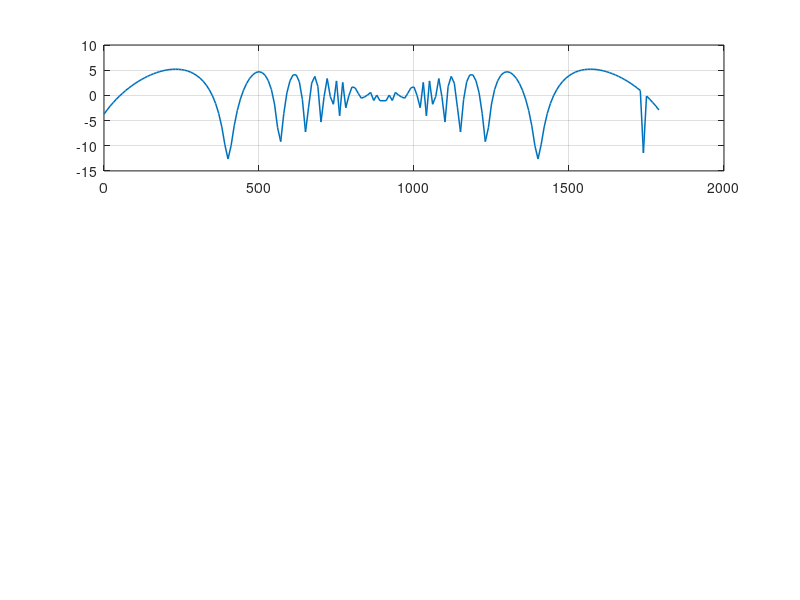

This chart was generated by the following MATLAB code: (Note: this script raises an error after producing the figure.)
%RUN_NRTDL_DEMO  Lunar surface tap model -> 5G NR link-level demo.
%
%   Consumes matlab/site04_traj_S.mat (produced by
%   analysis/export_taps_demo.py: a 1.8 km rover traverse across the Site04
%   LOLA/PGDA tile, taps from the two-ray + Deygout pipeline) and shows the
%   three things the tap export is for:
%
%     1. The along-track fading trace: the spatial two-ray nulls the rover
%        crosses, replayed as a time series g(t) at walking speed.
%     2. A per-waypoint link budget -> SNR -> spectral-efficiency trace for
%        an uplink from a 23 dBm EVA-class terminal (the binding direction),
%        i.e. the "what does the channel do to the 5G link" planning view.
%     3. (If 5G Toolbox is installed) the same taps loaded into nrTDLChannel
%        with DelayProfile='Custom' and applied to an NR CP-OFDM waveform,
%        with the measured channel gain cross-checked against the
%        deterministic tap prediction. This is the entry point for full
%        PDSCH/PUSCH BLER simulation with these channels.
%
%   The lunar surface channel is SPARSE (1-3 taps; the two-ray pair collapses
%   into one complex tap because its excess delay is sub-nanosecond), so
%   nrTDLChannel's Custom profile represents it exactly -- no truncation,
%   unlike terrestrial delay profiles.
%
%   Run from this folder:  >> run_nrtdl_demo

%% Load the trajectory tap file
S = load('site04_traj_S.mat');
N   = size(S.PathDelays, 1);          % waypoints
fc  = S.CarrierHz;                    % 2.5 GHz
t   = S.Times_s(:);                   % s, 1 m/s rover
gdB = S.GainMagnitude_dB(:);          % collapsed tap, dB rel. free space
fprintf('Loaded %d waypoints, carrier %.2f GHz, traverse %.0f s\n', ...
        N, fc/1e9, t(end));

% Uplink budget: EVA-suit terminal -> 30 m mast (values match the repo's
% coverage tooling defaults for --mode ue).
EIRP_dBm  = 23;                       % handheld/EVA class
Grx_dBi   = 12;                       % mast sector antenna
NF_dB     = 5;                        % receiver noise figure
B_Hz      = 20e6;                     % carrier bandwidth
N0_dBm    = -174 + 10*log10(B_Hz) + NF_dB;   % noise floor in B

% Per-waypoint received power and SNR: absolute PL = FSPL(direct) - g_dB.
PL_dB   = S.FSPLDirect_dB(:) - gdB;
Prx_dBm = EIRP_dBm + Grx_dBi - PL_dB;
SNR_dB  = Prx_dBm - N0_dBm;
SE      = min(log2(1 + 10.^(SNR_dB/10)), 7.4);   % b/s/Hz, 256QAM ceiling

%% Figure 1: fading trace + link-level consequence
figure('Name', 'Lunar tap-model trace', 'Position', [80 80 900 640]);

subplot(3,1,1);
plot(t, gdB, 'LineWidth', 1.1); grid on;
yline(0, ':'); hold on;
nlos = S.LOS(:) == 0;
if any(nlos), plot(t(nlos), gdB(nlos), 'rv', 'MarkerSize', 5); end
ylabel('tap gain (dB rel. FS)');
title(sprintf(['Rover traverse, Site04 @ %.1f GHz: two-ray nulls as time ' ...
               'fading (red = NLOS/diffraction)'], fc/1e9));

subplot(3,1,2);
plot(t, SNR_dB, 'LineWidth', 1.1); grid on;
ylabel('uplink SNR (dB)');
title(sprintf('23 dBm terminal \\rightarrow mast: SNR over %g MHz', B_Hz/1e6));

subplot(3,1,3);
plot(t, SE, 'LineWidth', 1.1); grid on;
xlabel('time (s)  [1 m/s rover]'); ylabel('SE (b/s/Hz)');
title(sprintf(['Shannon spectral efficiency (256QAM-capped): mean %.2f, ' ...
               'min %.2f b/s/Hz'], mean(SE), min(SE)));

exportgraphics(gcf, 'site04_traj_S_trace.png', 'Resolution', 150);
fprintf('saved site04_traj_S_trace.png\n');

%% Optional: replay through nrTDLChannel (5G Toolbox)
if exist('nrTDLChannel', 'class') == 8
    fprintf('\n5G Toolbox found -- replaying 3 waypoints through nrTDLChannel\n');
    SR = 30.72e6;                                 % 20 MHz NR numerology 0
    v  = 1.0;                                     % m/s
    fd = v * fc / physconst('LightSpeed');        % ~8 Hz Doppler at walking pace
    % Pick the best, median and worst waypoints by tap gain.
    [~, order] = sort(gdB);
    picks = order([1, round(N/2), N]).';
    x = (randn(SR/1000*10, 1) + 1j*randn(SR/1000*10, 1)) / sqrt(2);  % 10 ms probe

    for i = picks
        keep = S.AveragePathGains(i, :) > -250;   % strip padding rows
        tdl = nrTDLChannel( ...
            'DelayProfile',        'Custom', ...
            'PathDelays',          S.PathDelays(i, keep), ...
            'AveragePathGains',    S.AveragePathGains(i, keep), ...
            'FadingDistribution',  'Rician', ...
            'KFactorFirstTap',     30, ...        % ray-based taps ~deterministic
            'MaximumDopplerShift', fd, ...
            'SampleRate',          SR, ...
            'NumTransmitAntennas', 1, ...
            'NumReceiveAntennas',  1);
        y = tdl(x);
        g_meas = 10*log10(mean(abs(y).^2) / mean(abs(x).^2));
        fprintf(['  waypoint %3d (t=%5.0f s, LOS=%d): taps=%d, ' ...
                 'predicted %+6.2f dB, nrTDLChannel measured %+6.2f dB\n'], ...
                i, t(i), S.LOS(i), nnz(keep), gdB(i), g_meas);
    end
    fprintf(['  (measured ~ predicted: the Custom profile carries the ' ...
             'pipeline channel. Swap the probe for nrWaveformGenerator ' ...
             'output + nrPUSCHDecode for full BLER curves.)\n']);
else
    fprintf(['\n5G Toolbox not found -- skipped nrTDLChannel replay. ' ...
             'Sections 1-2 above are toolbox-free.\n']);
end
